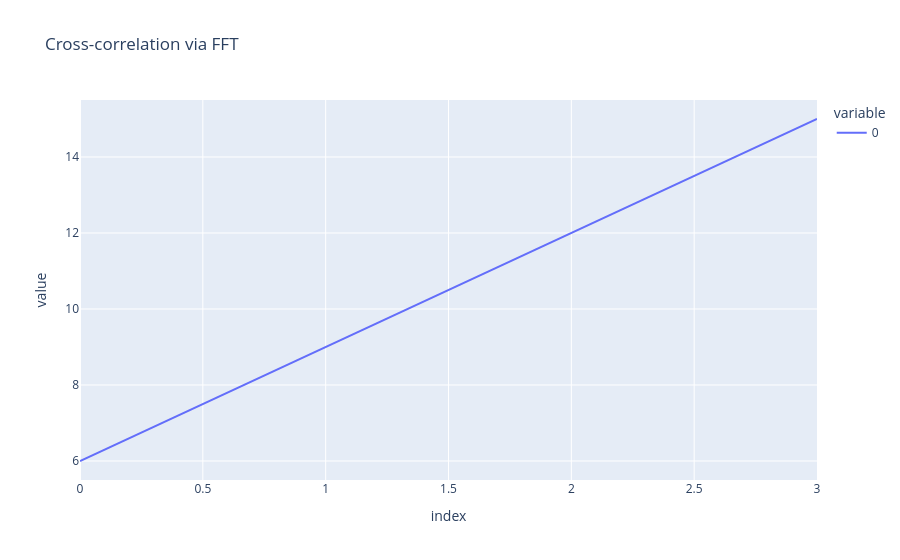

Write notebook code for a chart like this one.
### Code cell
# Cross-correlation using FFT: corr(a, b) = IFFT(FFT(a) * conj(FFT(b)))
# No flip needed - just conjugate the kernel's FFT

c = torch.fft.ifft(a_f * b_f.conj())
c_real = c.real

# Valid correlation output (same as mode='valid' in numpy)
c_real_valid = c_real[:a.size(0) - b.size(0) + 1]

px.line(c_real_valid, title="Cross-correlation via FFT")

### Figure 1 — Plotly figure (JSON) as saved in the notebook; plotly's stock layout.template omitted (floating-point values rounded to 4 significant figures)
{"data": [{"hovertemplate": "variable=0<br>index=%{x}<br>value=%{y}<extra></extra>", "legendgroup": "0", "line": {"color": "#636efa", "dash": "solid"}, "marker": {"symbol": "circle"}, "mode": "lines", "name": "0", "orientation": "v", "showlegend": true, "type": "scatter", "x": [0, 1, 2, 3], "xaxis": "x", "y": [6, 9, 12, 15], "yaxis": "y"}], "layout": {"legend": {"title": {"text": "variable"}, "tracegroupgap": 0}, "title": {"text": "Cross-correlation via FFT"}, "xaxis": {"anchor": "y", "domain": [0, 1], "title": {"text": "index"}}, "yaxis": {"anchor": "x", "domain": [0, 1], "title": {"text": "value"}}}}
